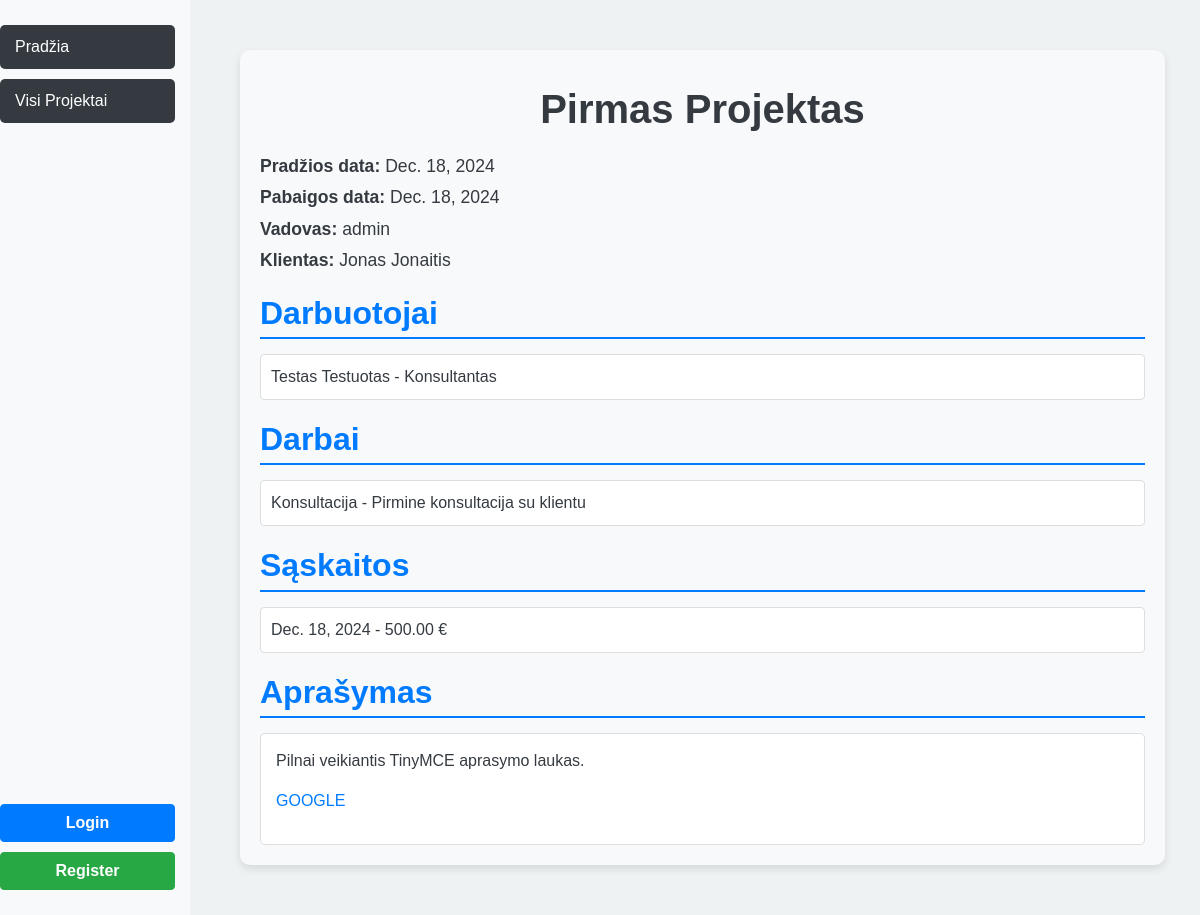
The app's page /projektai/projektai/d728a7bf-4bc4-49cc-8e4f-36f28182eb14/ with its own data.
### projektuvaldymas/models.py (models this page shows, shortened)
class Projektas(models.Model):
    id = models.UUIDField(primary_key=True, default=uuid.uuid4, editable=False)
    pavadinimas = models.CharField("Pavadinimas", max_length=250)
    pradzios_data = models.DateField("Pradžios data", default=timezone.now)
    pabaigos_data = models.DateField("Pabaigos data", null=True, blank=True)
    klientas = models.ForeignKey(Klientas, on_delete=models.CASCADE, related_name="projektai")
    vadovas = models.ForeignKey(User, on_delete=models.CASCADE, related_name="vadovaujami_projektai")
    darbuotojai = models.ManyToManyField(Darbuotojas, related_name="projektai")
    darbai = models.ManyToManyField(Darbas, related_name="projektai")
    saskaitos = models.ManyToManyField(Saskaita, related_name="projektai")
    nuotrauka = models.ImageField(upload_to='projekto_nuotraukos/', blank=True, null=True)
    aprasymas = HTMLField(blank=True)
    class Meta:
        verbose_name = "Projektas"
        verbose_name_plural = "Projektai"

class Klientas(models.Model):
    id = models.AutoField(primary_key=True)
    vardas = models.CharField("Vardas", max_length=100)
    pavarde = models.CharField("Pavardė", max_length=100)
    imone = models.CharField("Įmonė", max_length=250)
    kontaktai = models.CharField("Kontaktai", max_length=250)
    def __str__(self):
        return f"{self.vardas} {self.pavarde}"
    class Meta:
        verbose_name = "Klientas"
        verbose_name_plural = "Klientai"

class Darbuotojas(models.Model):
    id = models.AutoField(primary_key=True)
    vardas = models.CharField("Vardas", max_length=100)
    pavarde = models.CharField("Pavardė", max_length=100)
    pareigos = models.CharField("Pareigos", max_length=250)
    class Meta:
        verbose_name = "Darbuotojas"
        verbose_name_plural = "Darbuotojai"

class Darbas(models.Model):
    pavadinimas = models.CharField("Pavadinimas", max_length=250)
    pastabos = models.TextField("Pastabos", max_length=1000)
    class Meta:
        verbose_name = "Darbas"
        verbose_name_plural = "Darbai"

class Saskaita(models.Model):
    id = models.UUIDField(primary_key=True, default=uuid.uuid4, editable=False)
    israsymo_data = models.DateField("Išrašymo data", null=True, blank=True)
    suma = models.DecimalField("Suma", max_digits=10, decimal_places=2)
    class Meta:
        verbose_name = "Saskaita"
        verbose_name_plural = "Saskaitos"

### projektuvaldymas/views.py (the view)
# urls.py: path('projektai/<uuid:pk>/', views.projektas_detail, name='projektas_detail'),
def projektas_detail(request, pk):
    projektas = get_object_or_404(Projektas, pk=pk)
    return render(request, 'projektas_detail.html', {'projektas': projektas})

### projektuvaldymas/templates/projektas_detail.html (shortened to what this page needs)
{% extends 'base.html' %}
{% block content %}
<div class="projektas-detail-container">
    <h1 class="projektas-heading">{{ projektas.pavadinimas }}</h1>
    <div class="projektas-info">
        <p><strong>Pradžios data:</strong> {{ projektas.pradzios_data }}</p>
        <p><strong>Pabaigos data:</strong> {{ projektas.pabaigos_data|default:"Nenurodyta" }}</p>
        <p><strong>Vadovas:</strong> {{ projektas.vadovas }}</p>
        <p><strong>Klientas:</strong> {{ projektas.klientas }}</p>
    </div>
    <div class="projektas-section">
        <h2>Darbuotojai</h2>
        <ul class="list-group">
            {% for darbuotojas in projektas.darbuotojai.all %}
            <li class="list-group-item">
                {{ darbuotojas.vardas }} {{ darbuotojas.pavarde }} - {{ darbuotojas.pareigos }}
            </li>
            {% endfor %}
        </ul>
    </div>
    <div class="projektas-section">
        <h2>Darbai</h2>
        <ul class="list-group">
            {% for darbas in projektas.darbai.all %}
            <li class="list-group-item">
                {{ darbas.pavadinimas }}
                {% if darbas.pastabos %}
                - {{ darbas.pastabos }}
                {% endif %}
            </li>
            {% endfor %}
        </ul>
    </div>
    <div class="projektas-section">
        <h2>Sąskaitos</h2>
        <ul class="list-group">
            {% for saskaita in projektas.saskaitos.all %}
            <li class="list-group-item">
                {{ saskaita.israsymo_data }} - {{ saskaita.suma }} €
            </li>
            {% endfor %}
        </ul>
    </div>
    {% if projektas.aprasymas %}
    <div class="projektas-section">
        <h2>Aprašymas</h2>
        <div class="projektas-description">{{ projektas.aprasymas|safe }}</div>
    </div>
    {% endif %}
</div>
{% endblock %}

### projektuvaldymas/static/css/styles.css (style rules this page uses)
html, body { height: 100%; margin: 0; font-family: 'Arial', sans-serif; background-color: #eef2f3; color: #343a40; }
h1, h2 { font-weight: bold; margin-top: 15px; }
.projektas-detail-container { margin: 20px; padding: 20px; background-color: #f8f9fa; border-radius: 10px; box-shadow: 0 4px 8px rgba(0, 0, 0, 0.1); }
.projektas-heading { text-align: center; margin-bottom: 20px; color: #343a40; font-weight: bold; }
.projektas-info p { font-size: 1.1rem; margin: 5px 0; }
.projektas-section { margin-top: 20px; }
.projektas-section h2 { color: #007bff; font-weight: bold; border-bottom: 2px solid #007bff; padding-bottom: 5px; margin-bottom: 15px; }
.list-group-item { margin-bottom: 10px; border: 1px solid #ddd; border-radius: 5px; background-color: #ffffff; padding: 10px; }
.projektas-description { background-color: #ffffff; padding: 15px; border: 1px solid #ddd; border-radius: 5px; }

### records on screen
Projektas: pavadinimas "Pirmas Projektas", pradzios_data "Dec. 18, 2024", pabaigos_data "Dec. 18, 2024", vadovas "admin", klientas "Jonas Jonaitis", aprasymas "Pilnai veikiantis TinyMCE aprasymo laukas. GOOGLE"
Darbuotojas: vardas "Testas", pavarde "Testuotas", pareigos "Konsultantas"
Darbas: pavadinimas "Konsultacija", pastabos "Pirmine konsultacija su klientu"
Saskaita: israsymo_data "Dec. 18, 2024", suma "500.00"
